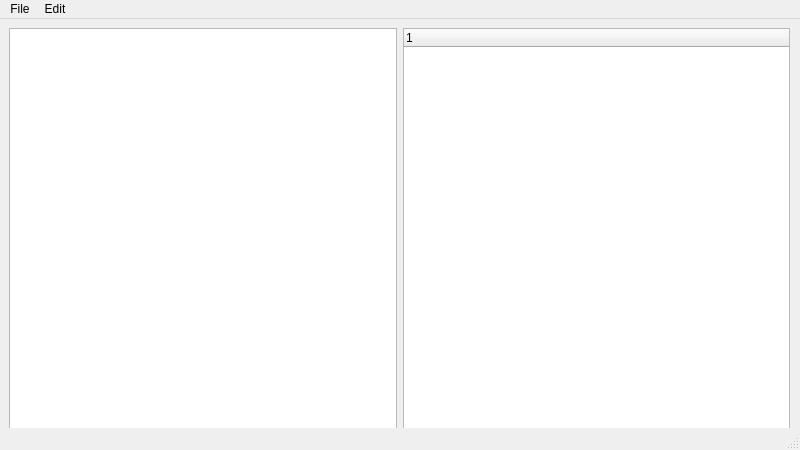
<?xml version="1.0" encoding="UTF-8"?>
<ui version="4.0">
 <class>MainWindow</class>
 <widget class="QMainWindow" name="MainWindow">
  <property name="geometry">
   <rect>
    <x>0</x>
    <y>0</y>
    <width>800</width>
    <height>450</height>
   </rect>
  </property>
  <property name="windowTitle">
   <string>MainWindow</string>
  </property>
  <widget class="QWidget" name="centralwidget">
   <widget class="QWidget" name="horizontalLayoutWidget">
    <property name="geometry">
     <rect>
      <x>9</x>
      <y>9</y>
      <width>781</width>
      <height>411</height>
     </rect>
    </property>
    <layout class="QHBoxLayout" name="horizontalLayout_2">
     <item>
      <layout class="QVBoxLayout" name="verticalLayout">
       <item>
        <widget class="QTextEdit" name="textEdit"/>
       </item>
      </layout>
     </item>
     <item>
      <widget class="QTreeWidget" name="treeWidget">
       <column>
        <property name="text">
         <string notr="true">1</string>
        </property>
       </column>
      </widget>
     </item>
     <item>
      <layout class="QVBoxLayout" name="verticalLayout_3"/>
     </item>
    </layout>
   </widget>
  </widget>
  <widget class="QMenuBar" name="menubar">
   <property name="geometry">
    <rect>
     <x>0</x>
     <y>0</y>
     <width>800</width>
     <height>17</height>
    </rect>
   </property>
   <widget class="QMenu" name="menuFile">
    <property name="title">
     <string>File</string>
    </property>
    <addaction name="actionNew"/>
    <addaction name="actionOpen"/>
    <addaction name="actionSave_as"/>
    <addaction name="actionExport"/>
    <addaction name="actionExit"/>
   </widget>
   <widget class="QMenu" name="menuEdit">
    <property name="title">
     <string>Edit</string>
    </property>
    <addaction name="actionCopy"/>
    <addaction name="actionPaste"/>
    <addaction name="actionCut"/>
    <addaction name="actionUndo"/>
    <addaction name="actionRedo"/>
   </widget>
   <addaction name="menuFile"/>
   <addaction name="menuEdit"/>
  </widget>
  <widget class="QStatusBar" name="statusbar"/>
  <action name="actionNew">
   <property name="icon">
    <iconset resource="Resources.qrc">
     <normaloff>:/ics/ics/new.png</normaloff>:/ics/ics/new.png</iconset>
   </property>
   <property name="text">
    <string>New</string>
   </property>
  </action>
  <action name="actionOpen">
   <property name="icon">
    <iconset resource="Resources.qrc">
     <normaloff>:/ics/ics/open.png</normaloff>:/ics/ics/open.png</iconset>
   </property>
   <property name="text">
    <string>Open</string>
   </property>
  </action>
  <action name="actionSave_as">
   <property name="icon">
    <iconset resource="Resources.qrc">
     <normaloff>:/ics/ics/save.png</normaloff>:/ics/ics/save.png</iconset>
   </property>
   <property name="text">
    <string>Save as</string>
   </property>
  </action>
  <action name="actionExport">
   <property name="icon">
    <iconset resource="Resources.qrc">
     <normaloff>:/ics/ics/export.png</normaloff>:/ics/ics/export.png</iconset>
   </property>
   <property name="text">
    <string>Export</string>
   </property>
  </action>
  <action name="actionExit">
   <property name="icon">
    <iconset resource="Resources.qrc">
     <normaloff>:/ics/ics/exit.png</normaloff>:/ics/ics/exit.png</iconset>
   </property>
   <property name="text">
    <string>Exit</string>
   </property>
  </action>
  <action name="actionCopy">
   <property name="icon">
    <iconset resource="Resources.qrc">
     <normaloff>:/ics/ics/copy.png</normaloff>:/ics/ics/copy.png</iconset>
   </property>
   <property name="text">
    <string>Copy</string>
   </property>
  </action>
  <action name="actionPaste">
   <property name="icon">
    <iconset resource="Resources.qrc">
     <normaloff>:/ics/ics/paste.png</normaloff>:/ics/ics/paste.png</iconset>
   </property>
   <property name="text">
    <string>Paste</string>
   </property>
  </action>
  <action name="actionCut">
   <property name="icon">
    <iconset resource="Resources.qrc">
     <normaloff>:/ics/ics/cut.png</normaloff>:/ics/ics/cut.png</iconset>
   </property>
   <property name="text">
    <string>Cut</string>
   </property>
  </action>
  <action name="actionUndo">
   <property name="icon">
    <iconset resource="Resources.qrc">
     <normaloff>:/ics/ics/undo.png</normaloff>:/ics/ics/undo.png</iconset>
   </property>
   <property name="text">
    <string>Undo</string>
   </property>
  </action>
  <action name="actionRedo">
   <property name="icon">
    <iconset resource="Resources.qrc">
     <normaloff>:/ics/ics/redo.png</normaloff>:/ics/ics/redo.png</iconset>
   </property>
   <property name="text">
    <string>Redo</string>
   </property>
  </action>
 </widget>
 <resources>
  <include location="Resources.qrc"/>
 </resources>
 <connections/>
</ui>
